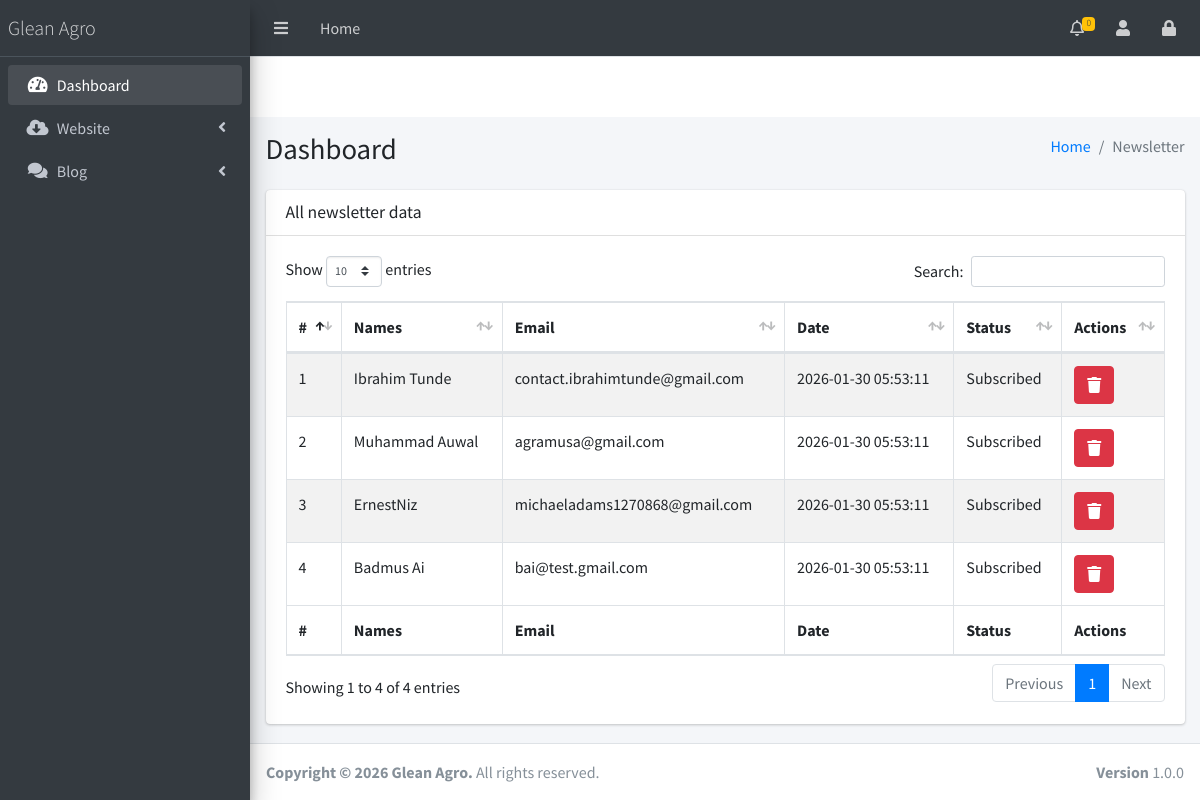
Page /admin.gleanagrong.com/newsletter.php (signed in) on the committed database.
### tables this page shows
CREATE TABLE `tbl_newsletter` (
  `id` int(11) PRIMARY KEY AUTO_INCREMENT NOT NULL,
  `names` varchar(100) NOT NULL,
  `email` varchar(100) NOT NULL,
  `subscribed` tinyint(4) NOT NULL DEFAULT '1' COMMENT '0 unsubscribe; 1 subscribe ',
  `created_at` DATETIME NOT NULL DEFAULT CURRENT_TIMESTAMP COMMENT 'Date of registration'
);

### admin.gleanagrong.com/database/Database.php (called while the page is built, shortened)
<?php
class Database {
	private $host = DB_HOST;
	private $user = DB_USER;
	private $pass = DB_PASS;
	private $dbname = DB_NAME;
	private $connection;
	private $stmt;
	public function __construct() {
		$dsn = 'mysql:host=' . $this->host . ';dbname=' . $this->dbname;
		$options = array (
			PDO::ATTR_PERSISTENT => true,
			PDO::ATTR_ERRMODE => PDO::ERRMODE_EXCEPTION
		);
		try {
			$this->connection = new PDO ($dsn, $this->user, $this->pass, $options);
		}
		catch ( PDOException $e ) {
			die("Error occured: ".$e->getMessage());
		}
	}
	public function query($query) {
		$this->stmt = $this->connection->prepare($query);
	}
	public function execute(){
		return $this->stmt->execute();
	}
	public function resultset(){
		$this->execute();
		return $this->stmt->fetchAll(PDO::FETCH_OBJ);
	}
	public function rowCount(){
		return $this->stmt->rowCount();
	}
}

### admin.gleanagrong.com/newsletter.php (the view, shortened to what this page needs)
<?php
include_once("./includes/header.php");
    include_once("./includes/navbar.php");
    include_once("./includes/sidebar.php");
  ?>
  <div class="content-wrapper">
  <?php
      include_once("./includes/content-header.php");
    ?>
    <div class="row">
          <div class="col-12">
            <div class="card">
              <div class="card-header">
                <h3 class="card-title">All newsletter data</h3>
              </div>
              <div class="card-body">
                <table id="example1" class="table table-bordered table-striped">
                  <thead>
                  <tr>
                    <th>#</th>
                    <th>Names</th>
                    <th>Email</th>
                    <th>Date</th>
                    <th>Status</th>
                    <th>Actions</th>
                  </tr>
                  </thead>
                  <tbody>
                  <?php
                    $db = new Database();
                    $db->query("SELECT * FROM tbl_newsletter;");
                    $db->execute();
                    $numContacts = $db->rowCount();
                    if ($numContacts > 0)
                    {
                      $count = 1;
                      $rec = $db->resultset();
                      foreach($rec as $item)
                      {
                      ?>
                        <tr>
                          <td><?php echo $count; ?></td>
                          <td><?php echo $item->names; ?></td>
                          <td><?php echo $item->email; ?></td>
                          <td><?php echo $item->created_at ?></td>
                          <td><?php echo ($item->subscribed == 1) ? "Subscribed" : "Unsubscribed"; ?></td>
                          <td>
                            <a href="#" id="delete" data-table="tbl_newsletter" data-id="<?php echo $item->id; ?>" class="btn btn-danger" ><i class="nav-icon fas fa-trash"></i></a>
                          </td>
                        </tr>
                        <?php
                        $count++;
                      }
                    }
                    else
                    {
                  ?>
                      <tr class="text-center">
                        <td colspan="6">Empty record returned!</td>
                      </tr>
                  <?php
                    }
                  ?>
                  </tbody>
                  <tfoot>
                  <tr>
                    <th>#</th>
                    <th>Names</th>
                    <th>Email</th>
                    <th>Date</th>
                    <th>Status</th>
                    <th>Actions</th>
                  </tr>
                  </tfoot>
                </table>
              </div>
            </div>
          </div>
        </div>
  <?php
    include_once("./includes/footer.php");
include_once("./includes/script.php");
?>

### rows in the picture
tbl_newsletter: names "Ibrahim Tunde", email "contact.ibrahimtunde@gmail.com", created_at "2026-01-30 05:53:11", subscribed "Subscribed"
tbl_newsletter: names "Muhammad Auwal", email "agramusa@gmail.com", created_at "2026-01-30 05:53:11", subscribed "Subscribed"
tbl_newsletter: names "ErnestNiz", email "michaeladams1270868@gmail.com", created_at "2026-01-30 05:53:11", subscribed "Subscribed"
tbl_newsletter: names "Badmus Ai", email "bai@test.gmail.com", created_at "2026-01-30 05:53:11", subscribed "Subscribed"

### other values in the picture
PAGE "Newsletter"
